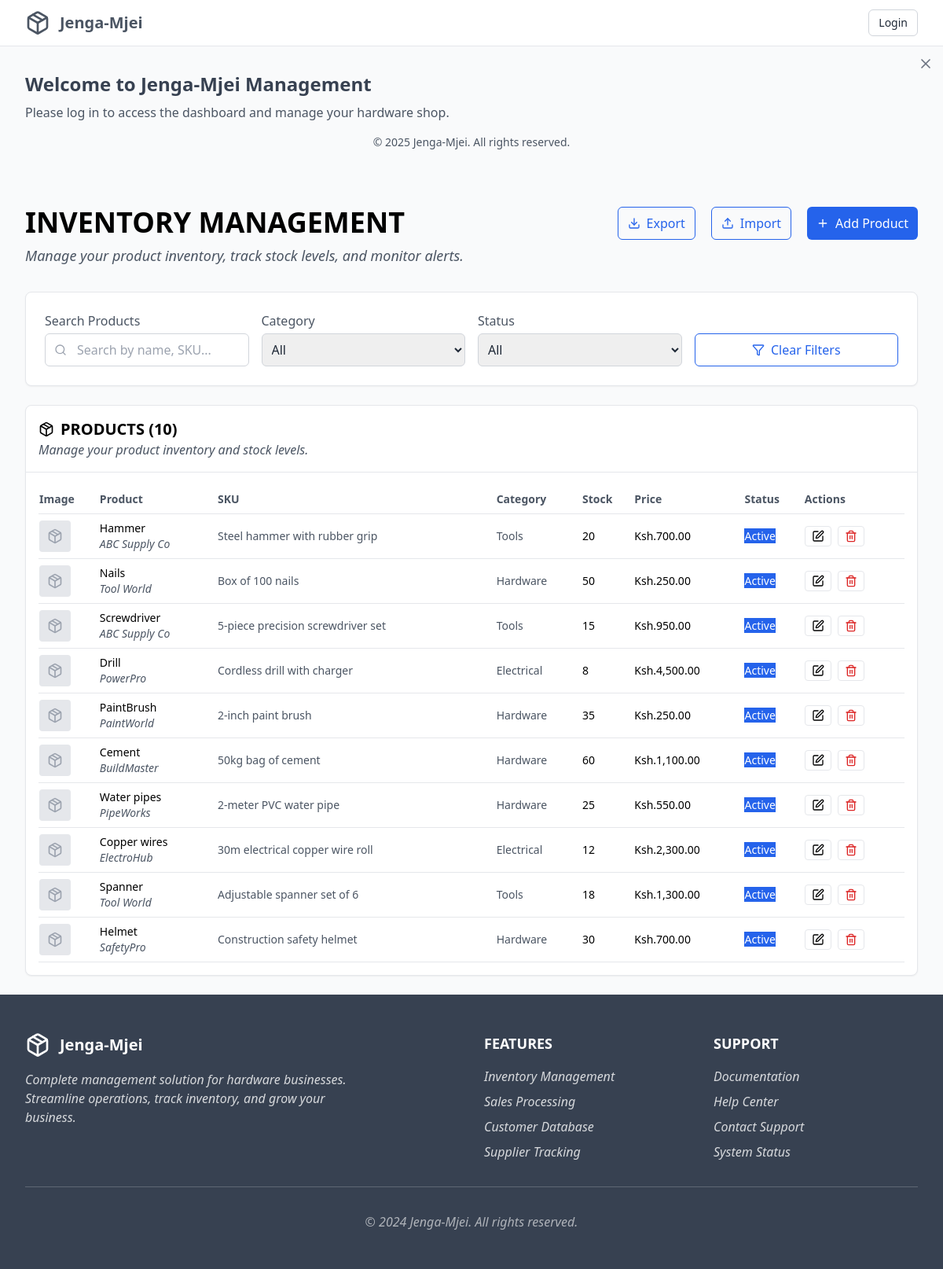
Page /draft/inventory.php on the committed database.
### tables this page shows
CREATE TABLE `products` (
  `id` int(11) NOT NULL,
  `name` varchar(255) NOT NULL,
  `sku` varchar(50) NOT NULL,
  `description` text DEFAULT NULL,
  `category` varchar(100) NOT NULL,
  `supplier` varchar(255) NOT NULL,
  `cost_price` decimal(10,2) NOT NULL,
  `selling_price` decimal(10,2) NOT NULL,
  `stock` int(11) NOT NULL,
  `min_stock` int(11) NOT NULL,
  `unit` varchar(50) NOT NULL,
  `reorder_level` int(11) NOT NULL,
  `image_url` varchar(255) DEFAULT NULL,
  `status` enum('Active','Inactive') DEFAULT 'Active',
  `created_at` timestamp NOT NULL DEFAULT current_timestamp()
);

### draft/inventory.php (the view, shortened to what this page needs)
<!DOCTYPE html>
<html lang="en">
<head>
  <script src="https://cdn.tailwindcss.com"></script>
</head>
<body class="bg-gray-50 text-gray-800">
  <?php include 'header.php'; ?>
  <?php include 'config.php'; ?>
  <?php
  $stmt = $pdo->query("SELECT * FROM products LIMIT 10");
  $products = $stmt->fetchAll(PDO::FETCH_ASSOC);
  ?>
  <div class="max-w-7xl mx-auto px-4 sm:px-6 lg:px-8 py-6">
    <header class="flex flex-col sm:flex-row sm:justify-between sm:items-start mb-8 space-y-4 sm:space-y-0">
      <div>
        <h1 class="text-3xl sm:text-4xl font-bold text-black mb-2">INVENTORY MANAGEMENT</h1>
        <p class="text-base sm:text-lg text-gray-600 italic">
          Manage your product inventory, track stock levels, and monitor alerts.
        </p>
      </div>
      <div class="flex flex-wrap gap-2 sm:space-x-3">
        <button class="border border-blue-600 text-blue-600 px-3 py-2 rounded-md flex items-center hover:bg-blue-50 transition-colors w-full sm:w-auto justify-center">
          <i data-lucide="download" class="w-4 h-4 mr-2"></i>
          Export
        </button>
        <button class="border border-blue-600 text-blue-600 px-3 py-2 rounded-md flex items-center hover:bg-blue-50 transition-colors w-full sm:w-auto justify-center">
          <i data-lucide="upload" class="w-4 h-4 mr-2"></i>
          Import
        </button>
        <button id="openDialogBtn" class="bg-blue-600 text-white px-3 py-2 rounded-md flex items-center hover:bg-blue-700 transition-colors w-full sm:w-auto justify-center">
          <i data-lucide="plus" class="w-4 h-4 mr-2"></i>
          Add Product
        </button>
      </div>
    </header>
    <section class="bg-white border border-gray-200 rounded-lg mb-6 p-4 sm:p-6 shadow-sm">
      <div class="grid grid-cols-1 sm:grid-cols-2 md:grid-cols-4 gap-4">
        <div>
          <label class="text-gray-600 font-normal">Search Products</label>
          <div class="relative mt-1">
            <i data-lucide="search" class="absolute left-3 top-1/2 -translate-y-1/2 w-4 h-4 text-gray-400"></i>
            <input placeholder="Search by name, SKU..." class="w-full pl-10 border border-gray-300 rounded-md p-2" />
          </div>
        </div>
        <div>
          <label class="text-gray-600 font-normal">Category</label>
          <select class="mt-1 w-full border border-gray-300 rounded-md p-2">
            <option>All</option>
          </select>
        </div>
        <div>
          <label class="text-gray-600 font-normal">Status</label>
          <select class="mt-1 w-full border border-gray-300 rounded-md p-2">
            <option>All</option>
          </select>
        </div>
        <div class="flex items-end">
          <button class="w-full border border-blue-600 text-blue-600 px-4 py-2 rounded-md flex items-center justify-center hover:bg-blue-50 transition-colors">
            <i data-lucide="filter" class="w-4 h-4 mr-2"></i> Clear Filters
          </button>
        </div>
      </div>
    </section>
    <section class="bg-white border border-gray-200 rounded-lg shadow-sm">
      <div class="p-4 border-b border-gray-200">
        <h3 class="text-lg sm:text-xl font-bold text-black flex items-center">
          <i data-lucide="package" class="w-5 h-5 mr-2"></i>
          PRODUCTS (<?php echo count($products); ?>)
        </h3>
        <p class="text-gray-600 italic text-sm sm:text-base">Manage your product inventory and stock levels.</p>
      </div>
      <div class="p-4 overflow-x-auto">
        <table class="w-full min-w-[600px] text-sm">
          <thead>
            <tr class="border-b">
              <th class="text-left font-bold text-gray-600 py-2">Image</th>
              <th class="text-left font-bold text-gray-600 py-2">Product</th>
              <th class="text-left font-bold text-gray-600 py-2">SKU</th>
              <th class="text-left font-bold text-gray-600 py-2">Category</th>
              <th class="text-left font-bold text-gray-600 py-2">Stock</th>
              <th class="text-left font-bold text-gray-600 py-2">Price</th>
              <th class="text-left font-bold text-gray-600 py-2">Status</th>
              <th class="text-left font-bold text-gray-600 py-2">Actions</th>
            </tr>
          </thead>
          <tbody>
            <?php foreach ($products as $product) { ?>
              <tr class="border-b hover:bg-gray-50">
                <td class="py-2" data-label="Image">
                  <div class="w-10 h-10 bg-gray-200 rounded flex items-center justify-center">
                    <?php if ($product['image_url']) { ?>
                      <img src="<?php echo htmlspecialchars($product['image_url']); ?>" alt="<?php echo htmlspecialchars($product['name']); ?>" class="w-full h-full object-cover rounded">
                    <?php } else { ?>
                      <i data-lucide="package" class="w-5 h-5 text-gray-400"></i>
                    <?php } ?>
                  </div>
                </td>
                <td class="py-2" data-label="Product">
                  <p class="font-medium text-black"><?php echo htmlspecialchars($product['name']); ?></p>
                  <p class="text-sm text-gray-600 italic"><?php echo htmlspecialchars($product['supplier']); ?></p>
                </td>
                <td class="py-2 text-gray-600" data-label="SKU"><?php echo htmlspecialchars($product['sku']); ?></td>
                <td class="py-2 text-gray-600" data-label="Category"><?php echo htmlspecialchars($product['category']); ?></td>
                <td class="py-2" data-label="Stock">
                  <div class="flex items-center space-x-2">
                    <span class="text-black"><?php echo $product['stock']; ?></span>
                  </div>
                </td>
                <td class="py-2 text-black" data-label="Price">Ksh.<?php echo number_format($product['selling_price'], 2); ?></td>
                <td class="py-2" data-label="Status">
                  <span class="badge bg-<?php echo $product['status'] === 'Active' ? 'blue-600' : 'gray-500'; ?> text-white"><?php echo htmlspecialchars($product['status']); ?></span>
                </td>
                <td class="py-2" data-label="Actions">
                  <div class="flex space-x-2">
                    <button class="border border-gray-200 text-black px-2 py-1 rounded hover:bg-gray-100 transition-colors">
                      <i data-lucide="edit" class="w-4 h-4"></i>
                    </button>
                    <button class="border border-gray-200 text-red-600 px-2 py-1 rounded hover:bg-red-50 transition-colors">
                      <i data-lucide="trash-2" class="w-4 h-4"></i>
                    </button>
                  </div>
                </td>
              </tr>
            <?php } ?>
          </tbody>
        </table>
      </div>
    </section>
  </div>
  <?php include 'footer.php'; ?>
</body>
</html>

### rows in the picture
products: name "Hammer", supplier "ABC Supply Co", sku "Steel hammer with rubber grip", category "Tools", stock "20", selling_price "700.00", status "Active"
products: name "Nails", supplier "Tool World", sku "Box of 100 nails", category "Hardware", stock "50", selling_price "250.00", status "Active"
products: name "Screwdriver", supplier "ABC Supply Co", sku "5-piece precision screwdriver set", category "Tools", stock "15", selling_price "950.00", status "Active"
products: name "Drill", supplier "PowerPro", sku "Cordless drill with charger", category "Electrical", stock "8", selling_price "4,500.00", status "Active"
products: name "PaintBrush", supplier "PaintWorld", sku "2-inch paint brush", category "Hardware", stock "35", selling_price "250.00", status "Active"
products: name "Cement", supplier "BuildMaster", sku "50kg bag of cement", category "Hardware", stock "60", selling_price "1,100.00", status "Active"
products: name "Water pipes", supplier "PipeWorks", sku "2-meter PVC water pipe", category "Hardware", stock "25", selling_price "550.00", status "Active"
products: name "Copper wires", supplier "ElectroHub", sku "30m electrical copper wire roll", category "Electrical", stock "12", selling_price "2,300.00", status "Active"
products: name "Spanner", supplier "Tool World", sku "Adjustable spanner set of 6", category "Tools", stock "18", selling_price "1,300.00", status "Active"
products: name "Helmet", supplier "SafetyPro", sku "Construction safety helmet", category "Hardware", stock "30", selling_price "700.00", status "Active"

### other values in the picture
count($products) "10"
